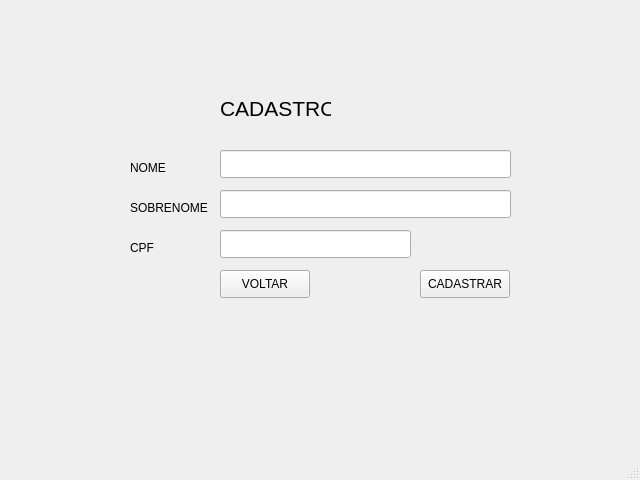
<?xml version="1.0" encoding="UTF-8"?>
<ui version="4.0">
 <class>MainWindow</class>
 <widget class="QMainWindow" name="MainWindow">
  <property name="geometry">
   <rect>
    <x>0</x>
    <y>0</y>
    <width>640</width>
    <height>480</height>
   </rect>
  </property>
  <property name="windowTitle">
   <string>MainWindow</string>
  </property>
  <widget class="QWidget" name="centralwidget">
   <widget class="QLabel" name="label">
    <property name="geometry">
     <rect>
      <x>130</x>
      <y>160</y>
      <width>58</width>
      <height>16</height>
     </rect>
    </property>
    <property name="text">
     <string>NOME</string>
    </property>
   </widget>
   <widget class="QLabel" name="label_2">
    <property name="geometry">
     <rect>
      <x>130</x>
      <y>200</y>
      <width>81</width>
      <height>16</height>
     </rect>
    </property>
    <property name="text">
     <string>SOBRENOME</string>
    </property>
   </widget>
   <widget class="QLabel" name="label_3">
    <property name="geometry">
     <rect>
      <x>130</x>
      <y>240</y>
      <width>58</width>
      <height>16</height>
     </rect>
    </property>
    <property name="text">
     <string>CPF</string>
    </property>
   </widget>
   <widget class="QLineEdit" name="lineEdit">
    <property name="geometry">
     <rect>
      <x>220</x>
      <y>150</y>
      <width>291</width>
      <height>28</height>
     </rect>
    </property>
   </widget>
   <widget class="QLineEdit" name="lineEdit_2">
    <property name="geometry">
     <rect>
      <x>220</x>
      <y>190</y>
      <width>291</width>
      <height>28</height>
     </rect>
    </property>
   </widget>
   <widget class="QLineEdit" name="lineEdit_3">
    <property name="geometry">
     <rect>
      <x>220</x>
      <y>230</y>
      <width>191</width>
      <height>28</height>
     </rect>
    </property>
   </widget>
   <widget class="QLabel" name="label_4">
    <property name="geometry">
     <rect>
      <x>220</x>
      <y>100</y>
      <width>111</width>
      <height>16</height>
     </rect>
    </property>
    <property name="font">
     <font>
      <pointsize>16</pointsize>
     </font>
    </property>
    <property name="text">
     <string>CADASTRO</string>
    </property>
   </widget>
   <widget class="QPushButton" name="pushButton">
    <property name="geometry">
     <rect>
      <x>420</x>
      <y>270</y>
      <width>90</width>
      <height>28</height>
     </rect>
    </property>
    <property name="text">
     <string>CADASTRAR</string>
    </property>
   </widget>
   <widget class="QPushButton" name="pushButton_2">
    <property name="geometry">
     <rect>
      <x>220</x>
      <y>270</y>
      <width>90</width>
      <height>28</height>
     </rect>
    </property>
    <property name="text">
     <string>VOLTAR</string>
    </property>
   </widget>
  </widget>
  <widget class="QMenuBar" name="menubar">
   <property name="geometry">
    <rect>
     <x>0</x>
     <y>0</y>
     <width>640</width>
     <height>22</height>
    </rect>
   </property>
  </widget>
  <widget class="QStatusBar" name="statusbar"/>
 </widget>
 <resources/>
 <connections/>
</ui>
